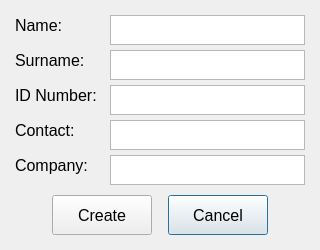
<?xml version="1.0" encoding="UTF-8"?>
<ui version="4.0">
 <class>Dialog</class>
 <widget class="QDialog" name="Dialog">
  <property name="windowModality">
   <enum>Qt::ApplicationModal</enum>
  </property>
  <property name="geometry">
   <rect>
    <x>0</x>
    <y>0</y>
    <width>320</width>
    <height>250</height>
   </rect>
  </property>
  <property name="acceptDrops">
   <bool>false</bool>
  </property>
  <property name="windowTitle">
   <string>Dialog</string>
  </property>
  <widget class="QPlainTextEdit" name="companyTextBox">
   <property name="geometry">
    <rect>
     <x>110</x>
     <y>155</y>
     <width>195</width>
     <height>30</height>
    </rect>
   </property>
   <property name="font">
    <font>
     <pointsize>12</pointsize>
    </font>
   </property>
   <property name="verticalScrollBarPolicy">
    <enum>Qt::ScrollBarAlwaysOff</enum>
   </property>
   <property name="tabChangesFocus">
    <bool>true</bool>
   </property>
  </widget>
  <widget class="QPlainTextEdit" name="surnameTextBox">
   <property name="geometry">
    <rect>
     <x>110</x>
     <y>50</y>
     <width>195</width>
     <height>30</height>
    </rect>
   </property>
   <property name="font">
    <font>
     <pointsize>12</pointsize>
    </font>
   </property>
   <property name="verticalScrollBarPolicy">
    <enum>Qt::ScrollBarAlwaysOff</enum>
   </property>
   <property name="tabChangesFocus">
    <bool>true</bool>
   </property>
  </widget>
  <widget class="QPushButton" name="cancelButton">
   <property name="geometry">
    <rect>
     <x>168</x>
     <y>195</y>
     <width>100</width>
     <height>40</height>
    </rect>
   </property>
   <property name="font">
    <font>
     <pointsize>12</pointsize>
    </font>
   </property>
   <property name="text">
    <string>Cancel</string>
   </property>
  </widget>
  <widget class="QPlainTextEdit" name="nameTextBox">
   <property name="geometry">
    <rect>
     <x>110</x>
     <y>15</y>
     <width>195</width>
     <height>30</height>
    </rect>
   </property>
   <property name="font">
    <font>
     <pointsize>12</pointsize>
    </font>
   </property>
   <property name="verticalScrollBarPolicy">
    <enum>Qt::ScrollBarAlwaysOff</enum>
   </property>
   <property name="tabChangesFocus">
    <bool>true</bool>
   </property>
  </widget>
  <widget class="QPushButton" name="createButton">
   <property name="geometry">
    <rect>
     <x>52</x>
     <y>195</y>
     <width>100</width>
     <height>40</height>
    </rect>
   </property>
   <property name="font">
    <font>
     <pointsize>12</pointsize>
    </font>
   </property>
   <property name="text">
    <string>Create</string>
   </property>
  </widget>
  <widget class="QLabel" name="nameLabel">
   <property name="geometry">
    <rect>
     <x>15</x>
     <y>15</y>
     <width>90</width>
     <height>20</height>
    </rect>
   </property>
   <property name="font">
    <font>
     <pointsize>12</pointsize>
    </font>
   </property>
   <property name="text">
    <string>Name:</string>
   </property>
  </widget>
  <widget class="QLabel" name="contactLabel">
   <property name="geometry">
    <rect>
     <x>15</x>
     <y>120</y>
     <width>90</width>
     <height>20</height>
    </rect>
   </property>
   <property name="font">
    <font>
     <pointsize>12</pointsize>
    </font>
   </property>
   <property name="text">
    <string>Contact:</string>
   </property>
  </widget>
  <widget class="QPlainTextEdit" name="IDTextBox">
   <property name="geometry">
    <rect>
     <x>110</x>
     <y>85</y>
     <width>195</width>
     <height>30</height>
    </rect>
   </property>
   <property name="font">
    <font>
     <pointsize>12</pointsize>
    </font>
   </property>
   <property name="verticalScrollBarPolicy">
    <enum>Qt::ScrollBarAlwaysOff</enum>
   </property>
   <property name="tabChangesFocus">
    <bool>true</bool>
   </property>
  </widget>
  <widget class="QLabel" name="companyLabel">
   <property name="geometry">
    <rect>
     <x>15</x>
     <y>155</y>
     <width>90</width>
     <height>20</height>
    </rect>
   </property>
   <property name="font">
    <font>
     <pointsize>12</pointsize>
    </font>
   </property>
   <property name="text">
    <string>Company:</string>
   </property>
  </widget>
  <widget class="QLabel" name="surnameLabel">
   <property name="geometry">
    <rect>
     <x>15</x>
     <y>50</y>
     <width>90</width>
     <height>20</height>
    </rect>
   </property>
   <property name="font">
    <font>
     <pointsize>12</pointsize>
    </font>
   </property>
   <property name="text">
    <string>Surname:</string>
   </property>
  </widget>
  <widget class="QLabel" name="IDLabel">
   <property name="geometry">
    <rect>
     <x>15</x>
     <y>85</y>
     <width>90</width>
     <height>20</height>
    </rect>
   </property>
   <property name="font">
    <font>
     <pointsize>12</pointsize>
    </font>
   </property>
   <property name="text">
    <string>ID Number:</string>
   </property>
  </widget>
  <widget class="QPlainTextEdit" name="contactTextBox">
   <property name="geometry">
    <rect>
     <x>110</x>
     <y>120</y>
     <width>195</width>
     <height>30</height>
    </rect>
   </property>
   <property name="font">
    <font>
     <pointsize>12</pointsize>
    </font>
   </property>
   <property name="verticalScrollBarPolicy">
    <enum>Qt::ScrollBarAlwaysOff</enum>
   </property>
   <property name="tabChangesFocus">
    <bool>true</bool>
   </property>
  </widget>
 </widget>
 <tabstops>
  <tabstop>nameTextBox</tabstop>
  <tabstop>surnameTextBox</tabstop>
  <tabstop>IDTextBox</tabstop>
  <tabstop>contactTextBox</tabstop>
  <tabstop>companyTextBox</tabstop>
  <tabstop>createButton</tabstop>
  <tabstop>cancelButton</tabstop>
 </tabstops>
 <resources/>
 <connections/>
</ui>
